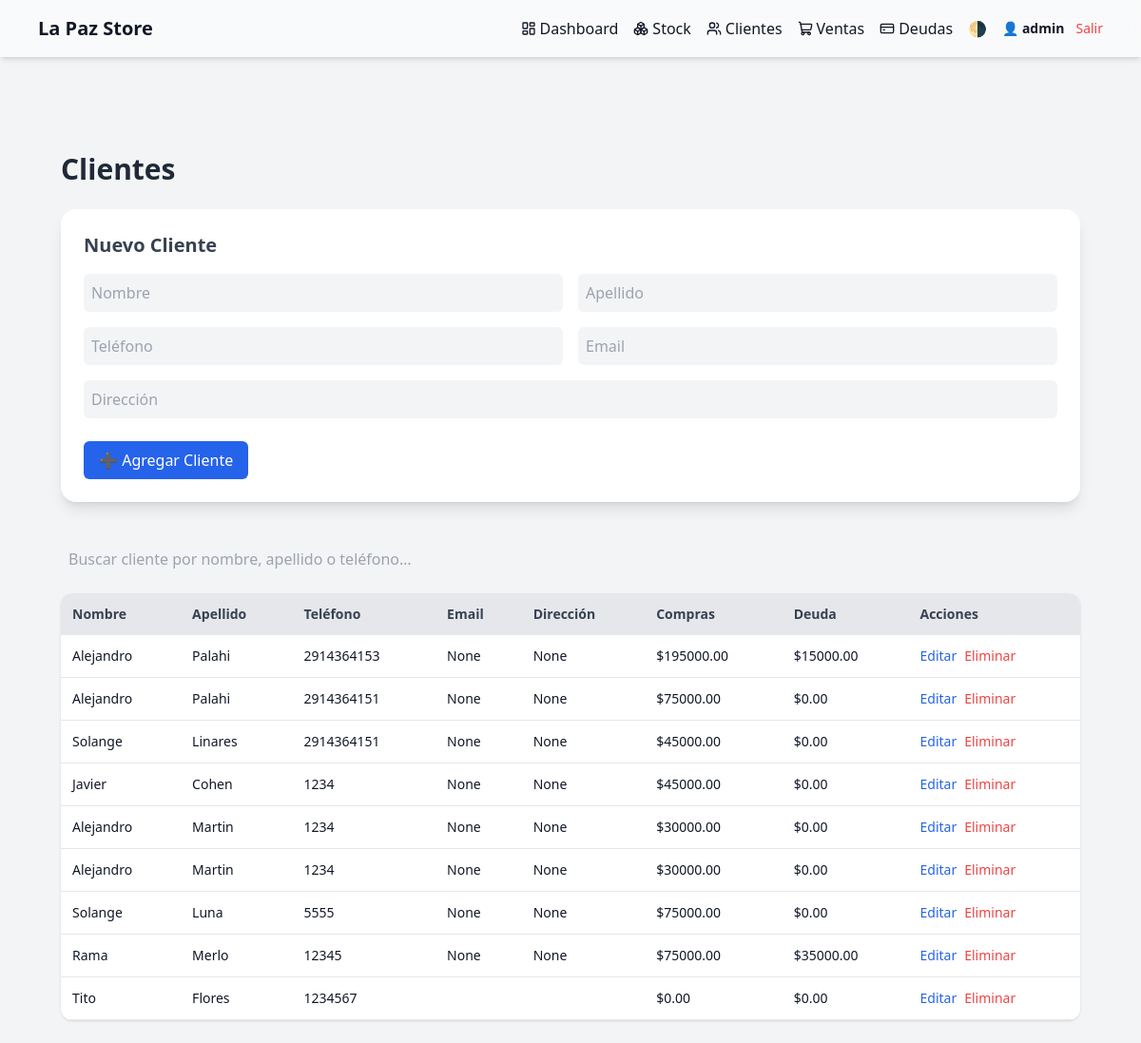
/clientes (signed in), run on the app's committed database.
### models/models.py (models this page shows, shortened)
class User(UserMixin, db.Model):
    id = db.Column(db.Integer, primary_key=True)
    username = db.Column(db.String(80), unique=True, nullable=False)
    password_hash = db.Column(db.String(128), nullable=False)

class Cliente(db.Model):
    id = db.Column(db.Integer, primary_key=True)
    nombre = db.Column(db.String(50), nullable=False)
    apellido = db.Column(db.String(50), nullable=False)
    telefono = db.Column(db.String(30), nullable=False, unique=True)
    email = db.Column(db.String(120))
    direccion = db.Column(db.String(200))
    activo = db.Column(db.Boolean, default=True)  # ✅ CLIENTE ACTIVO/INACTIVO

### routes/clientes.py (the view)
@clientes_routes.route('/clientes')
@login_required
def clientes():
    clientes = Cliente.query.filter_by(activo=True).all()
    clientes_data = []
    for c in clientes:
        total_compras = sum(v.total_original for v in c.ventas)
        total_deuda = sum(d.saldo_pendiente for d in c.deudas if d.estado != "saldada")
        clientes_data.append({
            "cliente": c,
            "compras": total_compras,
            "deuda": total_deuda
        })
    return render_template('clientes.html', clientes_data=clientes_data)

### app.py (called while the page is built)
@login_manager.user_loader
def load_user(user_id):
    from models.models import User
    return User.query.get(int(user_id))

### templates/clientes.html (shortened to what this page needs)
{% extends "base.html" %}
{% block content %}
<div class="max-w-6xl mx-auto mt-10 p-6">
  <h1 class="text-3xl font-bold mb-6 text-gray-800 dark:text-white">Clientes</h1>
  <div class="bg-white dark:bg-gray-800 p-6 rounded-2xl shadow-lg mb-10">
    <h2 class="text-xl font-semibold mb-4 text-gray-700 dark:text-white">
      {{ 'Editar Cliente' if editar else 'Nuevo Cliente' }}
    </h2>
    <form method="post" action="{{ url_for('clientes_routes.editar_cliente', id=cliente_editar.id) if editar else url_for('clientes_routes.nuevo_cliente') }}">
      <div class="grid grid-cols-1 md:grid-cols-2 gap-4">
        <input type="text" name="nombre" placeholder="Nombre" required value="{{ cliente_editar.nombre if editar else '' }}"
               class="w-full bg-gray-100 dark:bg-gray-700 text-gray-800 dark:text-white p-2 rounded-md" />
        <input type="text" name="apellido" placeholder="Apellido" required value="{{ cliente_editar.apellido if editar else '' }}"
               class="w-full bg-gray-100 dark:bg-gray-700 text-gray-800 dark:text-white p-2 rounded-md" />
        <input type="text" name="telefono" placeholder="Teléfono" value="{{ cliente_editar.telefono if editar else '' }}"
               class="w-full bg-gray-100 dark:bg-gray-700 text-gray-800 dark:text-white p-2 rounded-md" />
        <input type="email" name="email" placeholder="Email" value="{{ cliente_editar.email if editar else '' }}"
               class="w-full bg-gray-100 dark:bg-gray-700 text-gray-800 dark:text-white p-2 rounded-md" />
        <input type="text" name="direccion" placeholder="Dirección" value="{{ cliente_editar.direccion if editar else '' }}"
               class="w-full md:col-span-2 bg-gray-100 dark:bg-gray-700 text-gray-800 dark:text-white p-2 rounded-md" />
      </div>
      <div class="mt-6 flex justify-between">
        <button type="submit" class="px-4 py-2 bg-blue-600 hover:bg-blue-700 text-white rounded-md transition">
          {{ '💾 Guardar Cambios' if editar else '➕ Agregar Cliente' }}
        </button>
      </div>
    </form>
  </div>
  <div class="mb-4">
    <input type="text" id="buscar" placeholder="Buscar cliente por nombre, apellido o teléfono…"
           class="w-full p-2 rounded-md bg-gray-100 dark:bg-gray-700 text-gray-800 dark:text-white"
           oninput="filtrarClientes()" />
  </div>
  <div class="overflow-x-auto bg-white dark:bg-gray-800 rounded-xl shadow">
    <table class="min-w-full text-sm text-left">
      <thead class="bg-gray-200 dark:bg-gray-700 text-gray-700 dark:text-white">
        <tr>
          <th class="p-3">Nombre</th>
          <th class="p-3">Apellido</th>
          <th class="p-3">Teléfono</th>
          <th class="p-3">Email</th>
          <th class="p-3">Dirección</th>
          <th class="p-3">Compras</th>
          <th class="p-3">Deuda</th>
          <th class="p-3">Acciones</th>
        </tr>
      </thead>
      <tbody id="tabla-clientes" class="text-gray-900 dark:text-white">
        {% for data in clientes_data %}
        <tr class="border-b dark:border-gray-700 hover:bg-gray-50 dark:hover:bg-gray-700 transition">
          <td class="p-3">{{ data.cliente.nombre }}</td>
          <td class="p-3">{{ data.cliente.apellido }}</td>
          <td class="p-3">{{ data.cliente.telefono }}</td>
          <td class="p-3">{{ data.cliente.email }}</td>
          <td class="p-3">{{ data.cliente.direccion }}</td>
          <td class="p-3">${{ '%.2f' | format(data.compras) }}</td>
          <td class="p-3">${{ '%.2f' | format(data.deuda) }}</td>
          <td class="p-3 flex gap-2">
            <a href="{{ url_for('clientes_routes.editar_cliente', id=data.cliente.id) }}" class="text-blue-600 hover:underline">Editar</a>
            <form method="post" action="{{ url_for('clientes_routes.eliminar_cliente', id=data.cliente.id) }}">
              <button type="submit" onclick="return confirm('¿Eliminar cliente?')" class="text-red-500 hover:underline">Eliminar</button>
            </form>
          </td>
        </tr>
        {% endfor %}
      </tbody>
    </table>
  </div>
</div>
{% endblock %}

### templates/base.html (shortened to what this page needs)
<!DOCTYPE html>
<html lang="es">
<head>
  <script src="https://cdn.tailwindcss.com"></script>
</head>
<body class="bg-gray-100 dark:bg-gray-900 text-gray-900 dark:text-gray-100">
  <nav class="backdrop-blur-xl bg-white/50 dark:bg-gray-800/50 shadow-md fixed w-full z-50">
    <div class="max-w-6xl mx-auto px-4">
      <div class="flex justify-between items-center py-4">
        <a href="/" class="text-xl font-bold">La Paz Store</a>
        <div id="menu" class="hidden sm:flex space-x-4 items-center text-sm sm:text-base">
          <a href="/dashboard" class="flex items-center gap-1 hover:underline">
            <i data-lucide="layout-dashboard" class="w-4 h-4"></i> Dashboard
          </a>
          <a href="/stock" class="flex items-center gap-1 hover:underline">
            <i data-lucide="boxes" class="w-4 h-4"></i> Stock
          </a>
          <a href="/clientes" class="flex items-center gap-1 hover:underline">
            <i data-lucide="users" class="w-4 h-4"></i> Clientes
          </a>
          <a href="/ventas" class="flex items-center gap-1 hover:underline">
            <i data-lucide="shopping-cart" class="w-4 h-4"></i> Ventas
          </a>
          <a href="/deudas" class="flex items-center gap-1 hover:underline">
            <i data-lucide="credit-card" class="w-4 h-4"></i> Deudas
          </a>
          <button onclick="toggleModo()" class="hover:scale-110 transition-transform">🌗</button>
          {% if current_user.is_authenticated %}
          <div class="hidden sm:flex items-center gap-3">
            <a href="{{ url_for('auth_routes.perfil') }}" class="text-sm font-semibold hover:underline">
              👤 {{ current_user.username }}
            </a>
            <a href="{{ url_for('auth_routes.logout') }}" class="text-red-500 hover:underline text-sm">Salir</a>
          </div>
          {% endif %}
        </div>
      </div>
    </div>
  </nav>
  <main class="pt-24 px-4 max-w-6xl mx-auto">
    {% block content %}{% endblock %}
  </main>
</body>
</html>

### data on the page
User: username "admin"
Cliente: cliente.nombre "Alejandro", cliente.apellido "Palahi", cliente.telefono "2914364153", cliente.email "None", cliente.direccion "None"
Cliente: cliente.nombre "Alejandro", cliente.apellido "Palahi", cliente.telefono "2914364151", cliente.email "None", cliente.direccion "None"
Cliente: cliente.nombre "Solange", cliente.apellido "Linares", cliente.telefono "2914364151", cliente.email "None", cliente.direccion "None"
Cliente: cliente.nombre "Javier", cliente.apellido "Cohen", cliente.telefono "1234", cliente.email "None", cliente.direccion "None"
Cliente: cliente.nombre "Alejandro", cliente.apellido "Martin", cliente.telefono "1234", cliente.email "None", cliente.direccion "None"
Cliente: cliente.nombre "Alejandro", cliente.apellido "Martin", cliente.telefono "1234", cliente.email "None", cliente.direccion "None"
Cliente: cliente.nombre "Solange", cliente.apellido "Luna", cliente.telefono "5555", cliente.email "None", cliente.direccion "None"
Cliente: cliente.nombre "Rama", cliente.apellido "Merlo", cliente.telefono "12345", cliente.email "None", cliente.direccion "None"
Cliente: cliente.nombre "Tito", cliente.apellido "Flores", cliente.telefono "1234567"

### other printed values
{{ 'Editar Cliente' if editar else 'Nuevo Cliente' }} "Nuevo Cliente"
{{ '💾 Guardar Cambios' if editar else '➕ Agregar Cliente' }} "➕ Agregar Cliente"
{{ '%.2f' | format(data.compras) }} "195000.00" "75000.00" "45000.00" "45000.00" "30000.00" "30000.00" "75000.00" "75000.00" "0.00"
{{ '%.2f' | format(data.deuda) }} "15000.00" "0.00" "0.00" "0.00" "0.00" "0.00" "0.00" "35000.00" "0.00"
